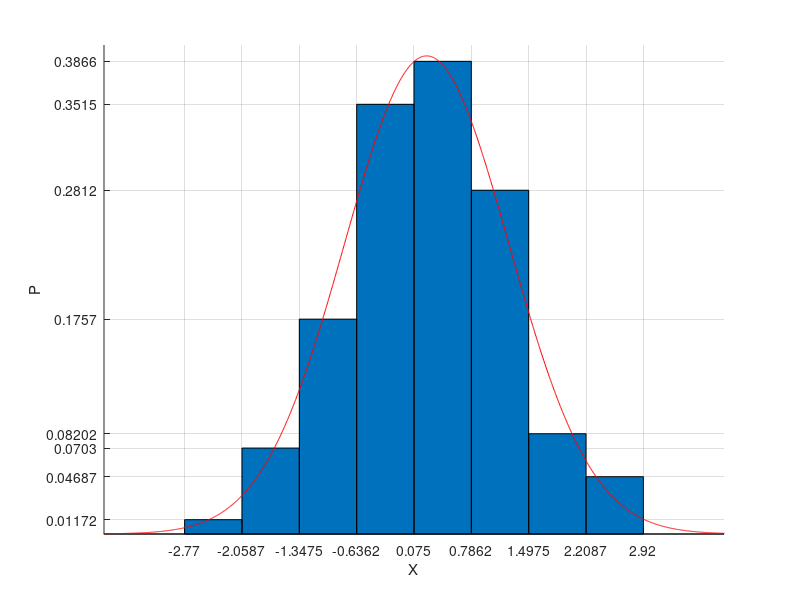
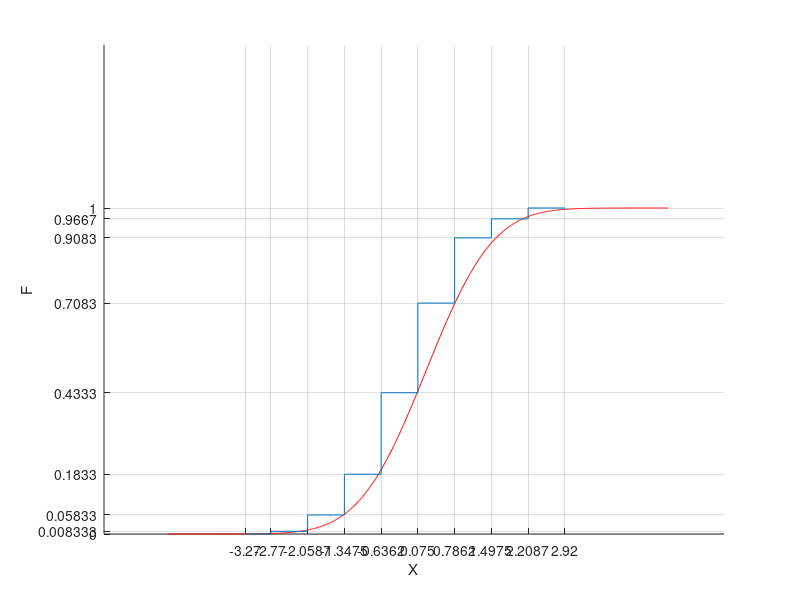

These figures' MATLAB source, in order:
function lab1()

    function myhist()

        centers = zeros(1, m);
        heights = zeros(1, m);

        for i = 1:m
            heights(i) = counts(i) / (n * delta);
        end

        for i = 1:m
            centers(i) = bins(i + 1) - (delta / 2);
        end

        fprintf("Высоты столбцов гистограммы:\n");
        for i = 1:m
            fprintf("%d-ый столбец : %f\n", i, heights(i));
        end

        set(gca, "xtick", bins);
        set(gca, "ytick", sort(heights));
        
        set(gca, "xlim", [min(bins) - 1, max(bins) + 1]);
        bar(centers, heights, 1);
        
        nodes = (m_min - 5):(S / 250):(m_max + 5);

        X_pdf = normpdf(nodes, mu, sqrt(S));
        plot(nodes, X_pdf, "r");
    end

    function mycdf()

        heights = zeros(1, m + 2);
        bins = [(min(bins) - 0.5) bins];
        counts = [0 counts 0];

        acc = 0;
        m = m + 2;
        for i = 2:m
            acc = acc + counts(i);
            heights(i) = acc / n;
        end

        nodes = (m_min - 2):(S / 100):(m_max + 2);
        X_cdf = normcdf(nodes, mu, sqrt(S));
        plot(nodes, X_cdf, "r");


        for i = 2:m
            fprintf("x = %f : F(x) = %f\n", bins(i), heights(i));
        end

        binsSet = bins;
        heightsSet = heights;
        heightsSet(end) = [];

        set(gca, "xtick", binsSet);
        set(gca, "ylim", [0, 1.5]);
        set(gca, "ytick", heightsSet);

        stairs(bins, heights);
    end
    
    X = [-0.45,-0.33,2.92,-1.25,-1.20,0.05,-0.53,-0.19,1.49,0.67,...
        0.22,1.23,0.50,-0.92,0.90,-1.52,-0.15,-1.24,-0.47,-0.45,...
        0.18,-0.05,1.58,1.74,2.37,-0.24,-1.34,1.05,1.28,1.37,1.18,...
        0.22,0.11,0.28,-0.64,-0.39,-1.77,-1.61,0.47,0.77,-0.27,-1.19,...
        -0.25,1.04,-0.16,0.42,0.29,0.10,1.04,0.43,-0.67,0.41,-0.62,...
        -1.49,1.46,-2.77,2.09,0.88,-0.36,-0.71,-0.62,1.34,-0.78,-0.15,...
        2.69,0.92,1.68,-0.12,0.34,0.74,1.72,1.24,0.23,0.76,0.87,...
        -1.52,0.63,-0.56,0.83,0.31,-0.18,0.99,-1.01,0.58,1.21,-1.51,...
        0.65,0.35,-0.37,-0.50,-0.73,0.63,0.33,1.56,-0.98,0.85,0.56,...
        -1.07,1.47,1.44,1.91,0.24,1.34,0.99,1.27,0.11,0.22,-0.25,0.35,...
        -0.03,-0.56,-0.79,2.41,-0.45,-0.44,0.07,0.64,0.69,0.10,-0.28];
    
   
    X = sort(X);

    % вычисление максимального и минимального значения
    
    m_max = max(X);
    m_min = min(X);
    fprintf("----------------------------------------\n");
    fprintf("1. Максимальное значение выборки: M_max = %f.\n", m_max);
    fprintf("   Минимальное значение выборки:  M_min = %f.\n", m_min);
    fprintf("----------------------------------------\n");

    % Вычисление размаха выборки
    
    r = m_max - m_min;
    h = r / 8;
    fprintf("2. Размах выборки: R = %f.\n", r);
    fprintf("----------------------------------------\n");

    % Вычисление оценок математического ожидания и дисперсии
    
    n = length(X);
    mu = sum(X) / n;
    S = sum((X - mu).^2) / (n - 1);
    fprintf("3. Оценка математического ожидания: m = %f.\n", mu);
    fprintf("   Оценка дисперсии: S^2 = %f.\n", S);
    fprintf("----------------------------------------\n");

    % Группировка значений выборки в m = [log_2 n] + 2 интервала
    
    m = floor(log2(n)) + 2;
    bins = [];
    cur = m_min;
    delta = r / m ;

    for i = 1:(m + 1)
        bins(i) = cur;
        cur = cur + delta;
    end

    eps = 1e-6;
    counts = [];

    for i = 1:(m - 1)
        cur = 0;

        for j = 1:n
            if ((X(j) - eps) > bins(i) || abs(bins(i) - X(j)) < eps) && X(j) < (bins(i + 1) - eps)
                cur = cur + 1;
            end
        end

        counts(i) = cur;
    end

    cur = 0;
    for i = 1:n
        if (bins(m) < X(i) || abs(bins(m) - X(i)) < eps) && (X(i) < bins(m + 1) || abs(bins(m + 1) - X(i)) < eps)
            cur = cur + 1;
        end
    end

    counts(m) = cur;

    fprintf("4. Группировка значений выборки в %d интервалов:\n", m);
    for i = 1:(m)
        fprintf("Интервал №%d [%f : %f) - %d значений из выборки.\n", i, bins(i), bins(i + 1), counts(i));
    end
    fprintf("----------------------------------------\n");

    % Построение гистограммы и функции плотности распределения нормальной СВ.

    fprintf("5. Построение гистограммы и графика функции плотности распределения нормальной СВ.\n");
    figure;
    hold on;
    grid on;
    myhist();
    xlabel('X')
    ylabel('P')
    % print -djpg hist.jpg
    hold off;
    fprintf("----------------------------------------\n");

    % Построение графика эмпирической функции распределения и функции распределения нормальной СВ.
    fprintf("6. Построение графика эмпирической функции распределения и функции распределения нормальной СВ.\n");
    figure;
    hold on;
    grid on;
    mycdf();
    xlabel('X')
    ylabel('F')
    % print -djpg cdf.jpg
    hold off;
end
